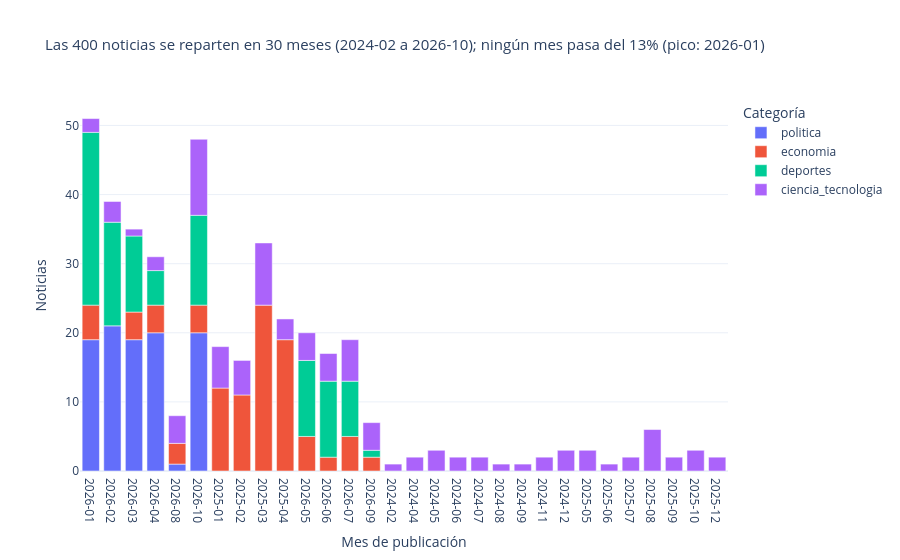

This figure's notebook cell:
### Code cell
df["mes"] = pd.to_datetime(df["fecha"]).dt.to_period("M").astype(str)
por_mes = df.groupby(["mes", "etiqueta"]).size().reset_index(name="n")
tot_mes = df["mes"].value_counts()
mes_top, pct_top = tot_mes.index[0], 100 * tot_mes.iloc[0] / len(df)
fig = px.bar(por_mes, x="mes", y="n", color="etiqueta", category_orders={"etiqueta": ORDEN},
             title=f"Las {len(df)} noticias se reparten en {len(tot_mes)} meses ({df['fecha'].min()[:7]} a {df['fecha'].max()[:7]}); ningún mes pasa del {pct_top:.0f}% (pico: {mes_top})",
             labels={"mes": "Mes de publicación", "n": "Noticias", "etiqueta": "Categoría"})
fig.update_layout(title_font_size=15); fig.update_xaxes(type="category")
fig.show()

### Figure 1 — Plotly figure (JSON) as saved in the notebook; plotly's stock layout.template omitted (floating-point values rounded to 4 significant figures)
{"data": [{"alignmentgroup": "True", "hovertemplate": "Categoría=politica<br>Mes de publicación=%{x}<br>Noticias=%{y}<extra></extra>", "legendgroup": "politica", "marker": {"color": "#636efa", "pattern": {"shape": ""}}, "name": "politica", "offsetgroup": "politica", "orientation": "v", "showlegend": true, "textposition": "auto", "type": "bar", "x": ["2026-01", "2026-02", "2026-03", "2026-04", "2026-08", "2026-10"], "xaxis": "x", "y": [19, 21, 19, 20, 1, 20], "yaxis": "y"}, {"alignmentgroup": "True", "hovertemplate": "Categoría=economia<br>Mes de publicación=%{x}<br>Noticias=%{y}<extra></extra>", "legendgroup": "economia", "marker": {"color": "#EF553B", "pattern": {"shape": ""}}, "name": "economia", "offsetgroup": "economia", "orientation": "v", "showlegend": true, "textposition": "auto", "type": "bar", "x": ["2025-01", "2025-02", "2025-03", "2025-04", "2026-01", "2026-03", "2026-04", "2026-05", "2026-06", "2026-07", "2026-08", "2026-09", "2026-10"], "xaxis": "x", "y": [12, 11, 24, 19, 5, 4, 4, 5, 2, 5, 3, 2, 4], "yaxis": "y"}, {"alignmentgroup": "True", "hovertemplate": "Categoría=deportes<br>Mes de publicación=%{x}<br>Noticias=%{y}<extra></extra>", "legendgroup": "deportes", "marker": {"color": "#00cc96", "pattern": {"shape": ""}}, "name": "deportes", "offsetgroup": "deportes", "orientation": "v", "showlegend": true, "textposition": "auto", "type": "bar", "x": ["2026-01", "2026-02", "2026-03", "2026-04", "2026-05", "2026-06", "2026-07", "2026-09", "2026-10"], "xaxis": "x", "y": [25, 15, 11, 5, 11, 11, 8, 1, 13], "yaxis": "y"}, {"alignmentgroup": "True", "hovertemplate": "Categoría=ciencia_tecnologia<br>Mes de publicación=%{x}<br>Noticias=%{y}<extra></extra>", "legendgroup": "ciencia_tecnologia", "marker": {"color": "#ab63fa", "pattern": {"shape": ""}}, "name": "ciencia_tecnologia", "offsetgroup": "ciencia_tecnologia", "orientation": "v", "showlegend": true, "textposition": "auto", "type": "bar", "x": ["2024-02", "2024-04", "2024-05", "2024-06", "2024-07", "2024-08", "2024-09", "2024-11", "2024-12", "2025-01", "2025-02", "2025-03", "2025-04", "2025-05", "2025-06", "2025-07", "2025-08", "2025-09", "2025-10", "2025-12", "2026-01", "2026-02", "2026-03", "2026-04", "2026-05", "2026-06", "2026-07", "2026-08", "2026-09", "2026-10"], "xaxis": "x", "y": [1, 2, 3, 2, 2, 1, 1, 2, 3, 6, 5, 9, 3, 3, 1, 2, 6, 2, 3, 2, 2, 3, 1, 2, 4, 4, 6, 4, 4, 11], "yaxis": "y"}], "layout": {"barmode": "relative", "legend": {"title": {"text": "Categoría"}, "tracegroupgap": 0}, "title": {"font": {"size": 15}, "text": "Las 400 noticias se reparten en 30 meses (2024-02 a 2026-10); ningún mes pasa del 13% (pico: 2026-01)"}, "xaxis": {"anchor": "y", "domain": [0.0, 1.0], "title": {"text": "Mes de publicación"}, "type": "category"}, "yaxis": {"anchor": "x", "domain": [0.0, 1.0], "title": {"text": "Noticias"}}}}
